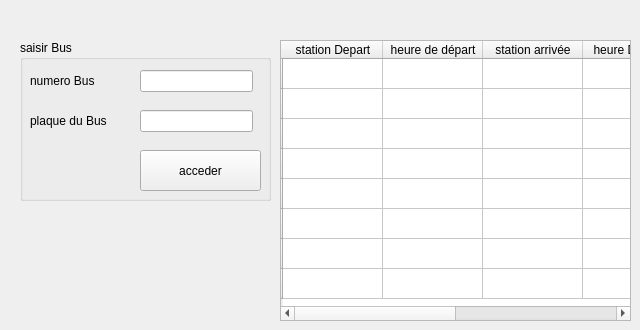
      <widget class="QWidget" name="tab_6">
       <attribute name="title">
        <string>horaire Bus</string>
       </attribute>
       <widget class="QGroupBox" name="groupBox_4">
        <property name="geometry">
         <rect>
          <x>20</x>
          <y>40</y>
          <width>251</width>
          <height>161</height>
         </rect>
        </property>
        <property name="title">
         <string>saisir Bus</string>
        </property>
        <widget class="QLineEdit" name="lineEdit_14">
         <property name="geometry">
          <rect>
           <x>120</x>
           <y>30</y>
           <width>113</width>
           <height>22</height>
          </rect>
         </property>
        </widget>
        <widget class="QLabel" name="label_15">
         <property name="geometry">
          <rect>
           <x>10</x>
           <y>20</y>
           <width>131</width>
           <height>41</height>
          </rect>
         </property>
         <property name="text">
          <string>numero Bus</string>
         </property>
        </widget>
        <widget class="QLabel" name="label_16">
         <property name="geometry">
          <rect>
           <x>10</x>
           <y>60</y>
           <width>81</width>
           <height>41</height>
          </rect>
         </property>
         <property name="text">
          <string>plaque du Bus </string>
         </property>
        </widget>
        <widget class="QLineEdit" name="lineEdit_15">
         <property name="geometry">
          <rect>
           <x>120</x>
           <y>70</y>
           <width>113</width>
           <height>22</height>
          </rect>
         </property>
        </widget>
        <widget class="QPushButton" name="pushButton_3">
         <property name="geometry">
          <rect>
           <x>120</x>
           <y>110</y>
           <width>121</width>
           <height>41</height>
          </rect>
         </property>
         <property name="text">
          <string>acceder</string>
         </property>
        </widget>
       </widget>
       <widget class="QTableWidget" name="tableWidget">
        <property name="geometry">
         <rect>
          <x>280</x>
          <y>40</y>
          <width>351</width>
          <height>281</height>
         </rect>
        </property>
        <row>
         <property name="text">
          <string/>
         </property>
        </row>
        <row>
         <property name="text">
          <string/>
         </property>
        </row>
        <row>
         <property name="text">
          <string/>
         </property>
        </row>
        <row>
         <property name="text">
          <string/>
         </property>
        </row>
        <row>
         <property name="text">
          <string/>
         </property>
        </row>
        <row>
         <property name="text">
          <string/>
         </property>
        </row>
        <row>
         <property name="text">
          <string/>
         </property>
        </row>
        <row>
         <property name="text">
          <string/>
         </property>
        </row>
        <column>
         <property name="text">
          <string>station Depart</string>
         </property>
        </column>
        <column>
         <property name="text">
          <string>heure de départ</string>
         </property>
        </column>
        <column>
         <property name="text">
          <string>station arrivée</string>
         </property>
        </column>
        <column>
         <property name="text">
          <string>heure D'arriver</string>
         </property>
        </column>
        <column>
         <property name="text">
          <string>Distance</string>
         </property>
        </column>
        <column>
         <property name="text">
          <string>Nouvelle colonne</string>
         </property>
        </column>
       </widget>
      </widget>
